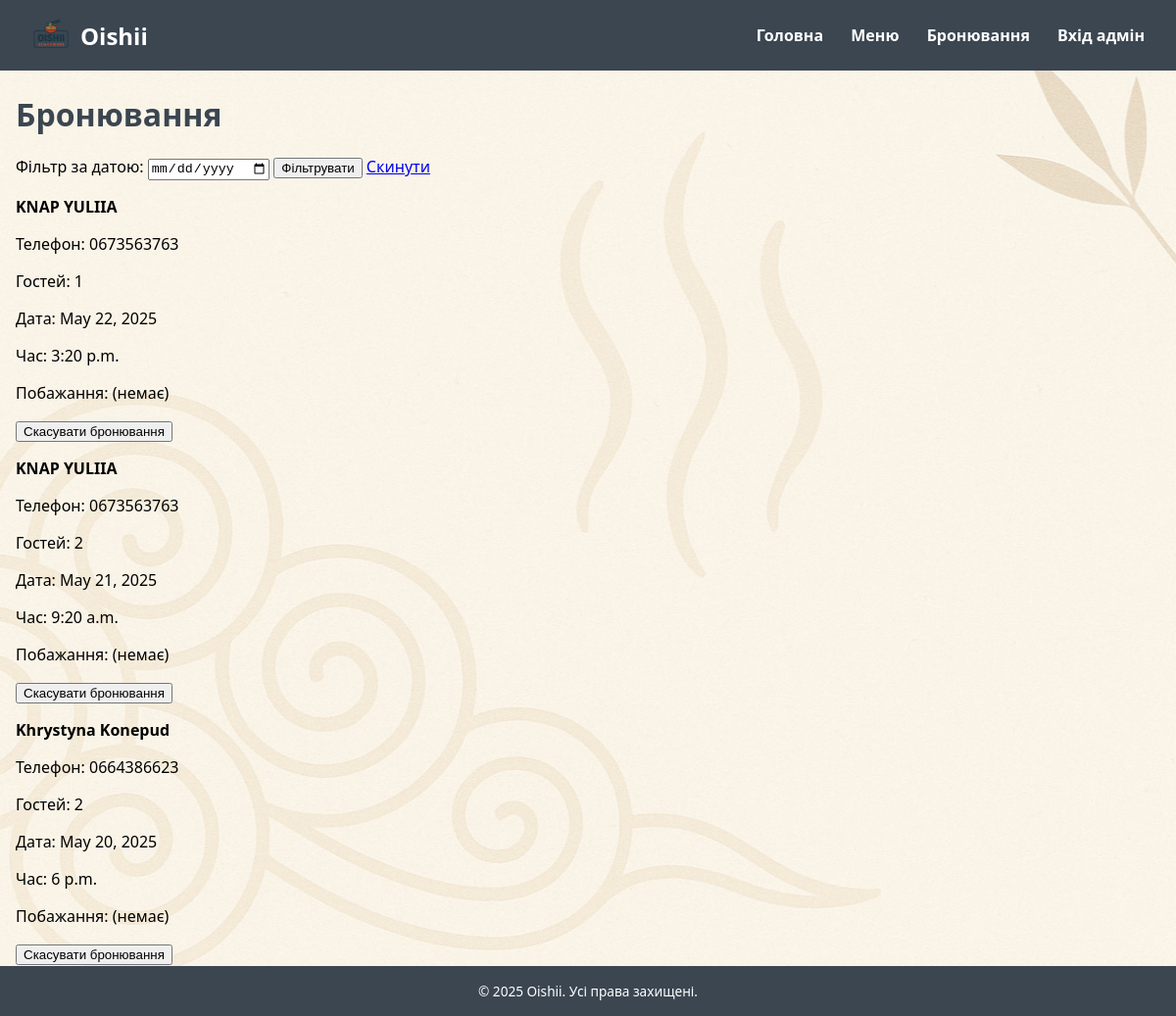
The page /reservation/list/ (signed in) on the database its author committed.
### Restaurant/models/reservation.py (models this page shows, shortened)
class Reservation(models.Model):
    first_name = models.CharField(max_length=50)
    last_name = models.CharField(max_length=50)
    phone = models.CharField(max_length=10)
    guests_number = models.PositiveIntegerField()
    reservation_date = models.DateField()
    reservation_time = models.TimeField()
    details = models.TextField(blank=True, null=True)
    created_at = models.DateTimeField(auto_now_add=True)
    class Meta:
        ordering = ['-created_at']

### Restaurant/views/reservation_views.py (the view, shortened to what this page needs)
# urls.py: path('reservation/list/', ReservationListView.as_view(), name='reservation_list'),
@method_decorator(login_required(login_url='/admin/login/'), name='dispatch')
@method_decorator(user_passes_test(lambda u: u.is_staff), name='dispatch')
class ReservationListView(View):
    template_name = 'reservation_list.html'
    def get(self, request):
        date_filter = request.GET.get('date')
        reservations = Reservation.objects.all()
        if date_filter:
            reservations = reservations.filter(reservation_date=date_filter)
        return render(request, self.template_name, {
            'reservations': reservations,
            'selected_date': date_filter
        })

### templates/reservation_list.html (shortened to what this page needs)
{% extends "base.html" %}
{% load static %}
{% block content %}
<div class="content-wrapper">
<h1 style="color: var(--header-bg); text-align: left;">Бронювання</h1>
<form method="get" class="filter-form">
  <label for="date">Фільтр за датою:</label>
  <input type="date" id="date" name="date" value="{{ selected_date }}">
  <button type="submit">Фільтрувати</button>
  <a href="{% url 'reservation_list' %}">Скинути</a>
</form>
{% if reservations %}
  {% for res in reservations %}
  <div class="reservation-item">
    <p><strong>{{ res.first_name }} {{ res.last_name }}</strong></p>
    <p>Телефон: {{ res.phone }}</p>
    <p>Гостей: {{ res.guests_number }}</p>
    <p>Дата: {{ res.reservation_date }}</p>
    <p>Час: {{ res.reservation_time }}</p>
    <p>Побажання: {{ res.details|default:"(немає)" }}</p>
    <form method="post" style="margin-top:10px;">
      <button type="submit" class="cancel-btn" onclick="return confirm('Ви впевнені, що хочете скасувати бронювання?');">Скасувати бронювання</button>
    </form>
  </div>
  {% endfor %}
{% else %}
  <p>Немає бронювань.</p>
{% endif %}
</div>
{% endblock %}

### rows shown on the page
Reservation: first_name "KNAP", last_name "YULIIA", phone "0673563763", guests_number "1", reservation_date "May 22, 2025", reservation_time "3:20 p.m.", details "(немає)"
Reservation: first_name "KNAP", last_name "YULIIA", phone "0673563763", guests_number "2", reservation_date "May 21, 2025", reservation_time "9:20 a.m.", details "(немає)"
Reservation: first_name "Khrystyna", last_name "Konepud", phone "0664386623", guests_number "2", reservation_date "May 20, 2025", reservation_time "6 p.m.", details "(немає)"
